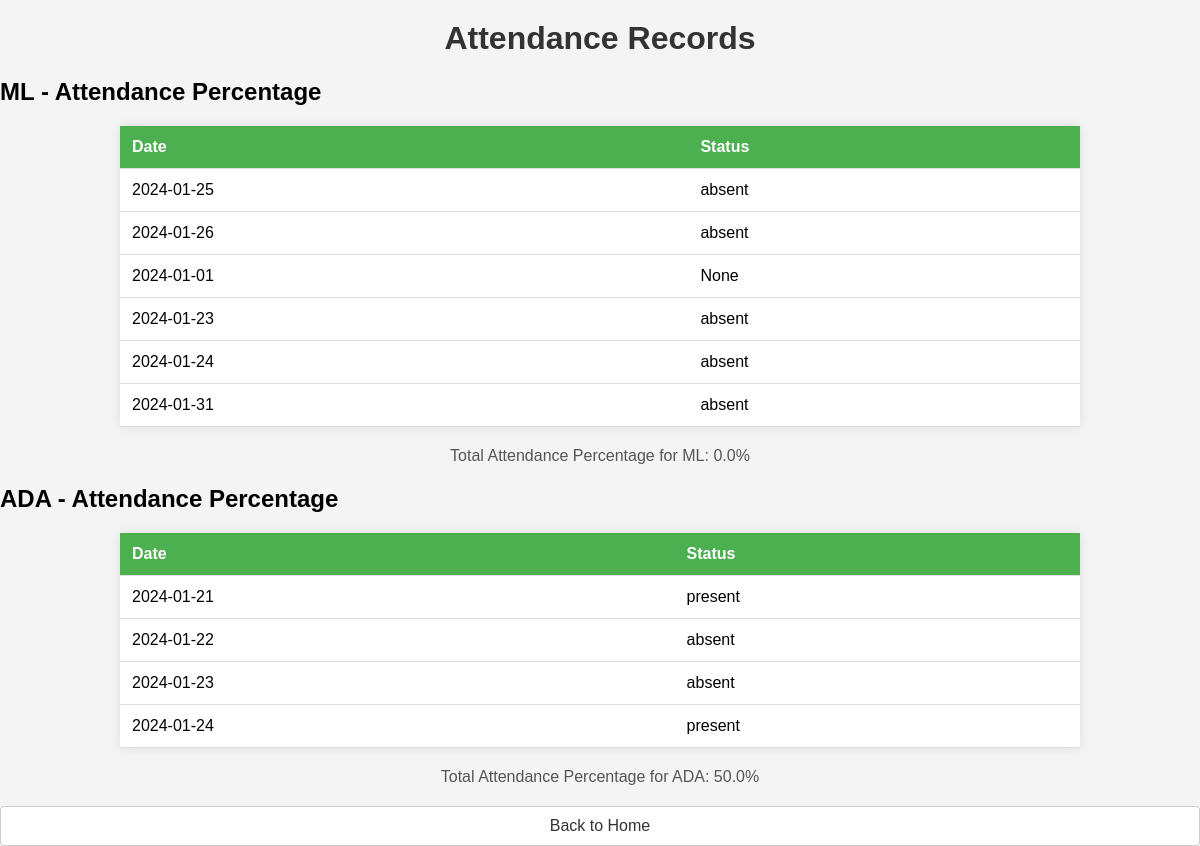
Before: /student_attendance_records (signed in) with the older database file.
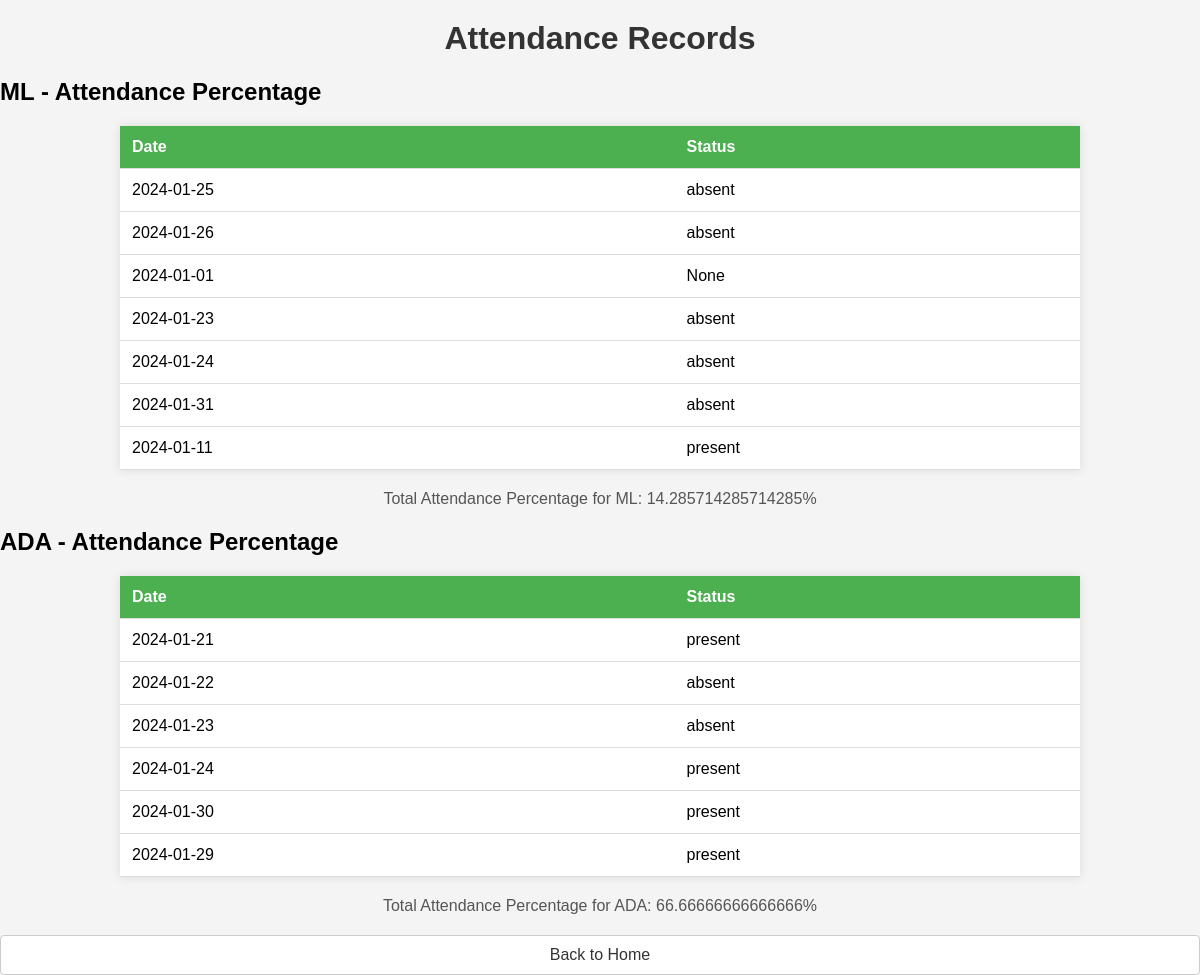
After: the same page with the newer database file.
### app.py (models this page shows)
class Course(db.Model):
    id = db.Column(db.Integer, primary_key=True)
    name = db.Column(db.String(100), nullable=False)
    department = db.Column(db.String(100), nullable=False)
    schedule = db.Column(db.String(100), nullable=False)
    professor_name = db.Column(db.String(100), nullable=True)
    professor_id = db.Column(db.Integer, db.ForeignKey('user.id', name='fk_course_professor_id'))
    professor = db.relationship('User', back_populates='courses_taught')
    students = db.relationship('User', secondary='course_registration', back_populates='courses')
    attendances = db.relationship('Attendance', back_populates='course')

class Attendance(db.Model):
    id = db.Column(db.Integer, primary_key=True)
    date = db.Column(db.Date, default=datetime.utcnow, nullable=False)
    student_id = db.Column(db.Integer, db.ForeignKey('user.id', name='fk_attendance_student_id'), nullable=False)
    student = db.relationship('User', back_populates='attendances')
    course_id = db.Column(db.Integer, db.ForeignKey('course.id', name='fk_attendance_course_id'), nullable=False)
    course = db.relationship('Course', back_populates='attendances')
    status = db.Column(db.String(10), nullable=False)

### app.py (the view)
@app.route("/student_attendance_records")
@login_required
def student_attendance_records():
    if current_user.account_type != 'student':
        flash('Access Denied. You are not a student.', 'danger')
        return redirect(url_for('home'))
    attendance_records = current_user.attendances
    return render_template('student_attendance_records.html', attendance_records=attendance_records)

### app.py (called while the page is built)
@login_manager.user_loader
def load_user(user_id):
    user_id = int(user_id)
    return User.query.get(user_id)

### templates/student_attendance_records.html (shortened to what this page needs)
<!DOCTYPE html>
<html lang="en">
<head>
</head>
<body>
    <h1>Attendance Records</h1>
    {% if attendance_records %}
        {% set attendance_by_course = attendance_records|groupby('course.id') %}
        {% for course_id, records in attendance_by_course %}
            {% set course = records[0].course %}
            <h2>{{ course.name }} - Attendance Percentage</h2>
            <table>
                <thead>
                    <tr>
                        <th>Date</th>
                        <th>Status</th>
                    </tr>
                </thead>
                <tbody>
                    {% for record in records %}
                        <tr>
                            <td>{{ record.date }}</td>
                            <td>{{ record.status }}</td>
                        </tr>
                    {% endfor %}
                </tbody>
            </table>
            {% set total_present = records|selectattr('status', 'equalto', 'present')|list|length %}
            {% set total_records = records|list|length %}
            {% set attendance_percentage = (total_present / total_records) * 100 if total_records > 0 else 0 %}
            <p>Total Attendance Percentage for {{ course.name }}: {{ attendance_percentage }}%</p>
        {% endfor %}
    {% else %}
        <p>No attendance records available.</p>
    {% endif %}
    <div>
        <a href="{{ url_for('student_home') }}">Back to Home</a>
    </div>
</body>
</html>

### templates/student_attendance_records.html (style rules this page uses)
body { font-family: 'Arial', sans-serif; background-color: #f4f4f4; margin: 0; padding: 0; }
h1 { text-align: center; color: #333; margin-top: 20px; }
table { width: 80%; margin: 20px auto; border-collapse: collapse; background-color: #fff; box-shadow: 0 0 10px rgba(0, 0, 0, 0.1); }
thead { background-color: #4caf50; color: #fff; }
th, td { padding: 12px; text-align: left; border-bottom: 1px solid #ddd; }
p { text-align: center; color: #555; }
a { display: block; text-align: center; padding: 10px; margin-top: 20px; color: #333; background-color: #fff; border: 1px solid #ccc; border-radius: 4px; text-decoration: none; transition: background-color 0.3s; }

Changed rows visible on the page:
computed for Course "ML": attendance_percentage "0.0" → "14.285714285714285"
added Attendance: date "2024-01-11", status "present", shown under Course "ML"
computed for Course "ADA": attendance_percentage "50.0" → "66.66666666666666"
added Attendance: date "2024-01-30", status "present", shown under Course "ADA"
added Attendance: date "2024-01-29", status "present", shown under Course "ADA"
